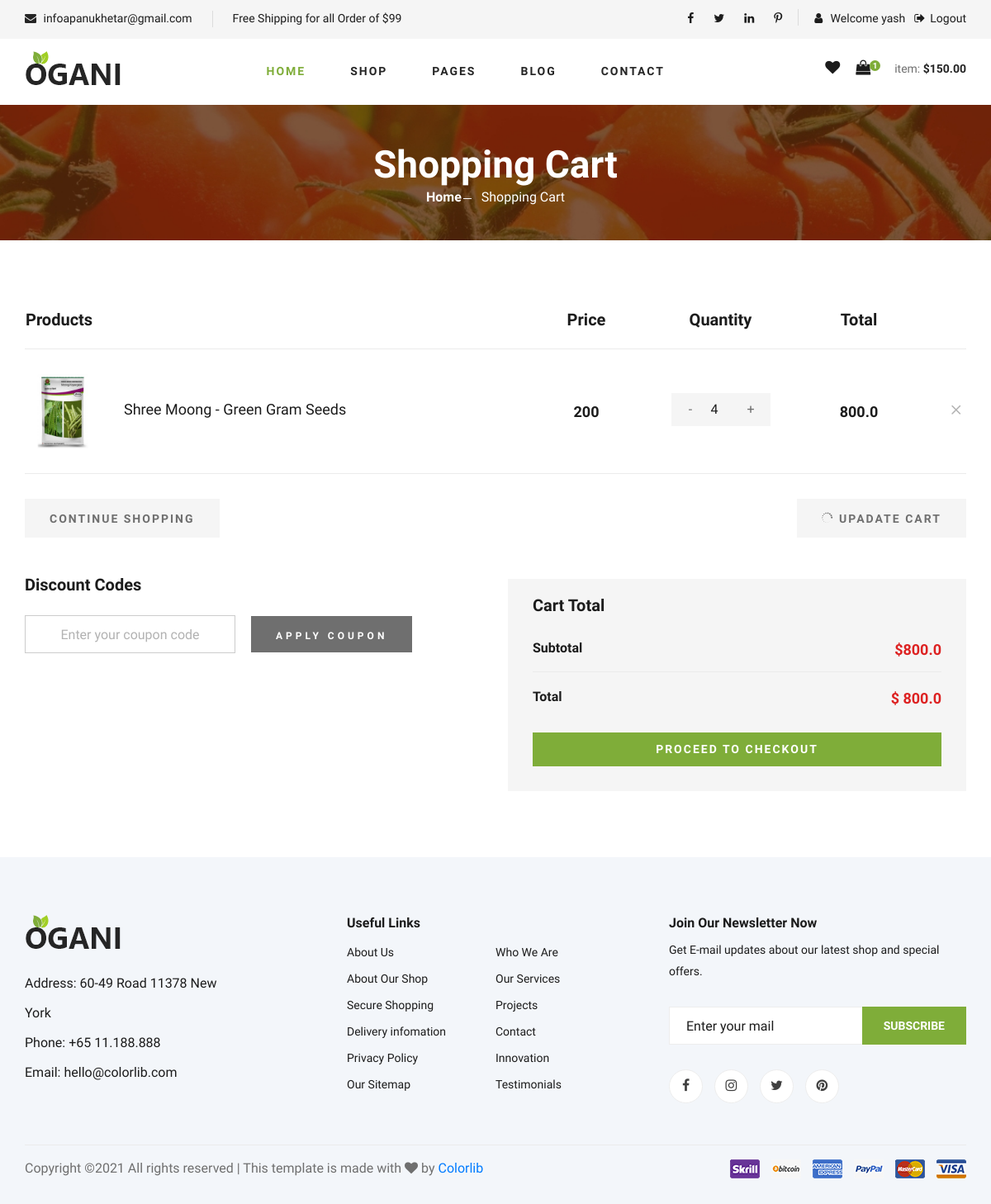
Page /mycart/ (signed in) on the earlier database version.
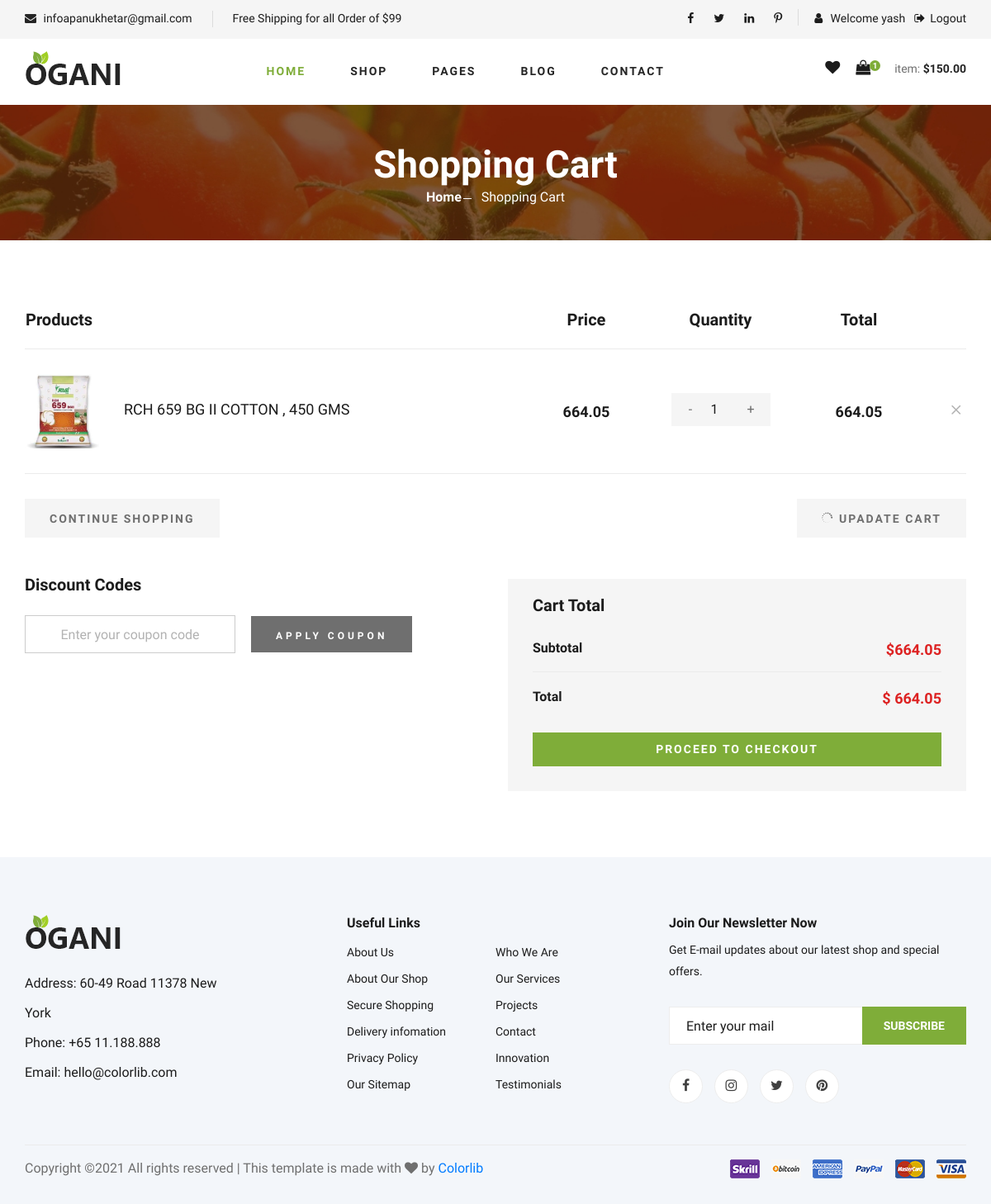
Same page on the later database version.
### ApanuKhetarApp/models.py (models this page shows, shortened)
class Cart(models.Model):
    user=models.ForeignKey(User,on_delete=models.CASCADE)
    product=models.ForeignKey(Product,on_delete=models.CASCADE)
    added_date=models.DateTimeField(default=timezone.now)
    qty=models.CharField(max_length=100,default="1")
    price=models.CharField(max_length=100,default="")
    discount_percentage = models.CharField(max_length=10,default="0")
    after_dicount_price = models.CharField(max_length=10,default="0")
    total_price=models.CharField(max_length=100,default="0")
    status=models.CharField(max_length=10,default="pending")
    def __str__(self):
        return self.user.FirstName+" - "+self.product.Product_Name

class Product(models.Model):
    CHOICES1 = (
        ("In Stock",'In Stock'),
        ("Out of Stock",'Out of Stock'),
    )
    Category = models.ForeignKey(Sub_Category,on_delete=models.CASCADE)
    Product_Name = models.CharField(max_length=100)
    Product_Brand_Name = models.CharField(max_length=100,blank=True)
    Product_Desc = models.TextField(max_length=500)
    Product_Price  = models.IntegerField()
    Product_Stock = models.CharField(max_length=20,choices=CHOICES1,default="In Stock")
    Product_Quantity = models.IntegerField(default=100)
    Product_image_1=models.ImageField(upload_to='Product_Images/',null=True)
    Product_image_2=models.ImageField(upload_to='Product_Images/',null=True,blank=True,default="default.jpg")
    Product_image_3=models.ImageField(upload_to='Product_Images/',null=True,blank=True)
    Product_image_4=models.ImageField(upload_to='Product_Images/',null=True,blank=True)

### ApanuKhetarApp/views.py (the view)
# urls.py: path('mycart/',views.mycart,name="mycart"),
def mycart(request):
    try:
        user = User.objects.get(Email = request.session['email'])
        cart=Cart.objects.filter(user=user).order_by("-id")
        print(cart)
        net_total = 0
        for i in cart:
            i.after_dicount_price = i.product.Product_Price
            print("A")
            for j in offers:
                if j.product.Product_Name == i.product.Product_Name:
                    if j.offer_status == "Active":
                        i.discount_percentage = j.offer_Dicount_Percentage
                        i.after_dicount_price = j.offer_Dicount_Price
                        i.save()
            temp = float(i.total_price)
            print(temp)
            net_total = net_total + temp
            print(net_total)
            i.save()
        request.session['total_cart']=len(cart)
        print(">>Showing Carts Item")
        return render(request,'shoping_cart.html',{'cart':cart,'net_total':net_total,'offer':offers})
    except Exception as e:
        print(">>",e)
        msg = "User Must Be Login for use Cart Features."
        return render(request, 'login.html',{'msg1':msg},data)

### ApanuKhetarApp/templates/shoping_cart.html (shortened to what this page needs)
{% extends 'base.html' %}
{% load static %}
{% block content %}
<!DOCTYPE html>
<html lang="zxx">
<body>
    <section class="breadcrumb-section set-bg" data-setbg="{% static 'img/breadcrumb.jpg' %}">
        <div class="container">
            <div class="row">
                <div class="col-lg-12 text-center">
                    <div class="breadcrumb__text">
                        <h2>Shopping Cart</h2>
                        <div class="breadcrumb__option">
                            <a href="./index.html">Home</a>
                            <span>Shopping Cart</span>
                        </div>
                    </div>
                </div>
            </div>
        </div>
    </section>
    <section class="shoping-cart spad">
        <div class="container">
            <div class="row">
                <div class="col-lg-12">
                    <div class="shoping__cart__table">
                        <table>
                            <thead>
                                <tr>
                                    <th class="shoping__product">Products</th>
                                    <th>Price</th>
                                    <th>Quantity</th>
                                    <th>Total</th>
                                    <th></th>
                                </tr>
                            </thead>
                            <tbody>
                                {% if cart %}
                                {% for i in cart %}
                                <tr>
                                    <td class="shoping__cart__item">
                                        <img src="{{i.product.Product_image_1.url}}"  style="width:90px;" alt="">
                                        <h5>{{i.product.Product_Name}}</h5>
                                    </td>
                                    <td class="shoping__cart__price">
                                        {{i.after_dicount_price}}
                                    </td>
                                    <td class="shoping__cart__quantity">
                                        <form action="{% url 'update_qty_in_cart' pk=i.pk %}" method="post">
                                        <div class="quantity">
                                            <div class="pro-qty">
                                                <input type="number" name="fqty" value="{{i.qty}}"  onchange="this.form.submit()">
                                            </div>
                                        </div>
                                    </form>
                                    </td>
                                    <td class="shoping__cart__total">
                                        {{i.total_price}}
                                    </td>
                                    <td class="shoping__cart__item__close">
                                       <a href="{% url 'remove_from_cart' pk=i.pk %}"><span class="icon_close"></span></a>
                                    </td>
                                </tr>
                                {% endfor %}
                                {% else %}
                                <tr>
                                    <td>
                                        <p>Cart is Empty</p>.
                                    </td>
                                </tr>
                                {% endif %}
                            </tbody>
                        </table>
                    </div>
                </div>
            </div>
            <div class="row">
                <div class="col-lg-12">
                    <div class="shoping__cart__btns">
                        <a href="#" class="primary-btn cart-btn">CONTINUE SHOPPING</a>
                        <a href="" class="primary-btn cart-btn cart-btn-right"><span class="icon_loading"></span>
                            Upadate Cart</a>
                    </div>
                </div>
                <div class="col-lg-6">
                    <div class="shoping__continue">
                        <div class="shoping__discount">
                            <h5>Discount Codes</h5>
                            <form action="#">
                                <input type="text" placeholder="Enter your coupon code">
                                <button type="submit" class="site-btn">APPLY COUPON</button>
                            </form>
                        </div>
                    </div>
                </div>
                <div class="col-lg-6">
                    <div class="shoping__checkout">
                        <h5>Cart Total</h5>
                        <ul>
                            <li>Subtotal <span>${{net_total}}</span></li>
                            <li>Total <span>$ {{net_total}}</span></li>
                        </ul>
                        <a href="{% url 'checkout' %}" class="primary-btn">PROCEED TO CHECKOUT</a>
                    </div>
                </div>
            </div>
        </div>
    </section>
</body>
</html>
{% endblock %}

### ApanuKhetarApp/templates/base.html (shortened to what this page needs)
{% load static %}
<!DOCTYPE html>
<html lang="zxx">
<head>
    <link rel="stylesheet" href="{% static 'css/bootstrap.min.css' %}" type="text/css">
    <link rel="stylesheet" href="{% static 'css/font-awesome.min.css' %}" type="text/css">
    <link rel="stylesheet" href="{% static 'css/elegant-icons.css' %}" type="text/css">
    <link rel="stylesheet" href="{% static 'css/nice-select.css' %}" type="text/css">
    <link rel="stylesheet" href="{% static 'css/jquery-ui.min.css' %}" type="text/css">
    <link rel="stylesheet" href="{% static 'css/owl.carousel.min.css' %}" type="text/css">
    <link rel="stylesheet" href="{% static 'css/slicknav.min.css' %}" type="text/css">
    <link rel="stylesheet" href="{% static 'css/style.css' %}" type="text/css">
</head>
<body>
        <header class="header">
            <div class="header__top">
                <div class="container">
                    <div class="row">
                        <div class="col-lg-6 col-md-6">
                            <div class="header__top__left">
                                <ul>
                                    <li><i class="fa fa-envelope"></i> infoapanukhetar@gmail.com</li>
                                    <li>Free Shipping for all Order of $99</li>
                                </ul>
                            </div>
                        </div>
                        <div class="col-lg-6 col-md-6">
                            <div class="header__top__right">
                                <div class="header__top__right__social">
                                    <a href="#"><i class="fa fa-facebook"></i></a>
                                    <a href="#"><i class="fa fa-twitter"></i></a>
                                    <a href="#"><i class="fa fa-linkedin"></i></a>
                                    <a href="#"><i class="fa fa-pinterest-p"></i></a>
                                </div>
                                {% if request.session.email %}
                                <div class="header__top__right__auth">
                                    <a href="{% url 'myaccount' %}"><i class="fa fa-user"></i> Welcome {{request.session.name}}</a>
                                </div>
                                <div class="header__top__right__auth">
                                    <a href="{% url 'logout' %}">&ensp;<i class="fa fa-sign-out"></i>Logout</i></a>
                                </div>
                                {% else %}
                                <div class="header__top__right__auth">
                                    <a href="{% url 'login' %}"><i class="fa fa-user"></i> Login</a>
                                </div>
                                {% endif %}
                            </div>
                        </div>
                    </div>
                </div>
            </div>
            <div class="container">
                <div class="row">
                    <div class="col-lg-3">
                        <div class="header__logo">
                            <a href="./index.html"><img src="{% static 'img/logo.png' %}" alt=""></a>
                        </div>
                    </div>
                    <div class="col-lg-6">
                        <nav class="header__menu">
                            <ul>
                                <li class="active"><a href="{% url 'index' %}">Home</a></li>
                                <li><a href="{% url 'shop' %}">Shop</a></li>
                                <li><a href="#">Pages</a>
                                </li>
                                <li><a href="{% url 'blog' %}">Blog</a></li>
                                <li><a href="{% url 'contact' %}">Contact</a></li>
                            </ul>
                        </nav>
                    </div>
                    <div class="col-lg-3">
                        <div class="header__cart">
                            <ul>
                                <li><a href="{% url 'mywishlist' %}"><i class="fa fa-heart"></i> {% if request.session.total_wishlist %}<span>{{request.session.total_wishlist}}</span>{% endif %}</a></li>
                                <li><a href="{% url 'mycart' %}"><i class="fa fa-shopping-bag"></i> {% if request.session.total_cart %}<span>{{request.session.total_cart}}</span>{% endif %}</a></li>
                            </ul>
                            <div class="header__cart__price">item: <span>$150.00</span></div>
                        </div>
                    </div>
                </div>
            </div>
        </header>
    {% block content %}
    {% endblock %}
    <footer class="footer spad">
        <div class="container">
            <div class="row">
                <div class="col-lg-3 col-md-6 col-sm-6">
                    <div class="footer__about">
                        <div class="footer__about__logo">
                            <a href="./index.html"><img src="{% static 'img/logo.png' %} " alt=""></a>
                        </div>
                        <ul>
                            <li>Address: 60-49 Road 11378 New York</li>
                            <li>Phone: +65 11.188.888</li>
                            <li>Email: hello@colorlib.com</li>
                        </ul>
                    </div>
                </div>
                <div class="col-lg-4 col-md-6 col-sm-6 offset-lg-1">
                    <div class="footer__widget">
                        <h6>Useful Links</h6>
                        <ul>
                            <li><a href="#">About Us</a></li>
                            <li><a href="#">About Our Shop</a></li>
                            <li><a href="#">Secure Shopping</a></li>
                            <li><a href="#">Delivery infomation</a></li>
                            <li><a href="#">Privacy Policy</a></li>
                            <li><a href="#">Our Sitemap</a></li>
                        </ul>
                        <ul>
                            <li><a href="#">Who We Are</a></li>
                            <li><a href="#">Our Services</a></li>
                            <li><a href="#">Projects</a></li>
                            <li><a href="#">Contact</a></li>
                            <li><a href="#">Innovation</a></li>
                            <li><a href="#">Testimonials</a></li>
                        </ul>
                    </div>
                </div>
                <div class="col-lg-4 col-md-12">
                    <div class="footer__widget">
                        <h6>Join Our Newsletter Now</h6>
                        <p>Get E-mail updates about our latest shop and special offers.</p>
                        <form action="#">
                            <input type="text" placeholder="Enter your mail">
                            <button type="submit" class="site-btn">Subscribe</button>
                        </form>
                        <div class="footer__widget__social">
                            <a href="#"><i class="fa fa-facebook"></i></a>
                            <a href="#"><i class="fa fa-instagram"></i></a>
                            <a href="#"><i class="fa fa-twitter"></i></a>
                            <a href="#"><i class="fa fa-pinterest"></i></a>
                        </div>
                    </div>
                </div>
            </div>
            <div class="row">
                <div class="col-lg-12">
                    <div class="footer__copyright">
                        <div class="footer__copyright__text"><p>
  Copyright &copy;<script>document.write(new Date().getFullYear());</script> All rights reserved | This template is made with <i class="fa fa-heart" aria-hidden="true"></i> by <a href="https://colorlib.com" target="_blank">Colorlib</a>
  </p></div>
                        <div class="footer__copyright__payment"><img src="{% static 'img/payment-item.png' %} " alt=""></div>
                    </div>
                </div>
            </div>
        </div>
    </footer>
</body>
</html>

Differences in the rows shown:
removed Cart: product.Product_image_1 (picture), product.Product_Name "Shree Moong - Green Gram Seeds", after_dicount_price "200", fqty "4", total_price "800.0"
added Cart: product.Product_image_1 (picture), product.Product_Name "RCH 659 BG II COTTON , 450 GMS", after_dicount_price "664.05", fqty "1", total_price "664.05"
Other differences:
{{ net_total }}: "800.0" → "664.05"
